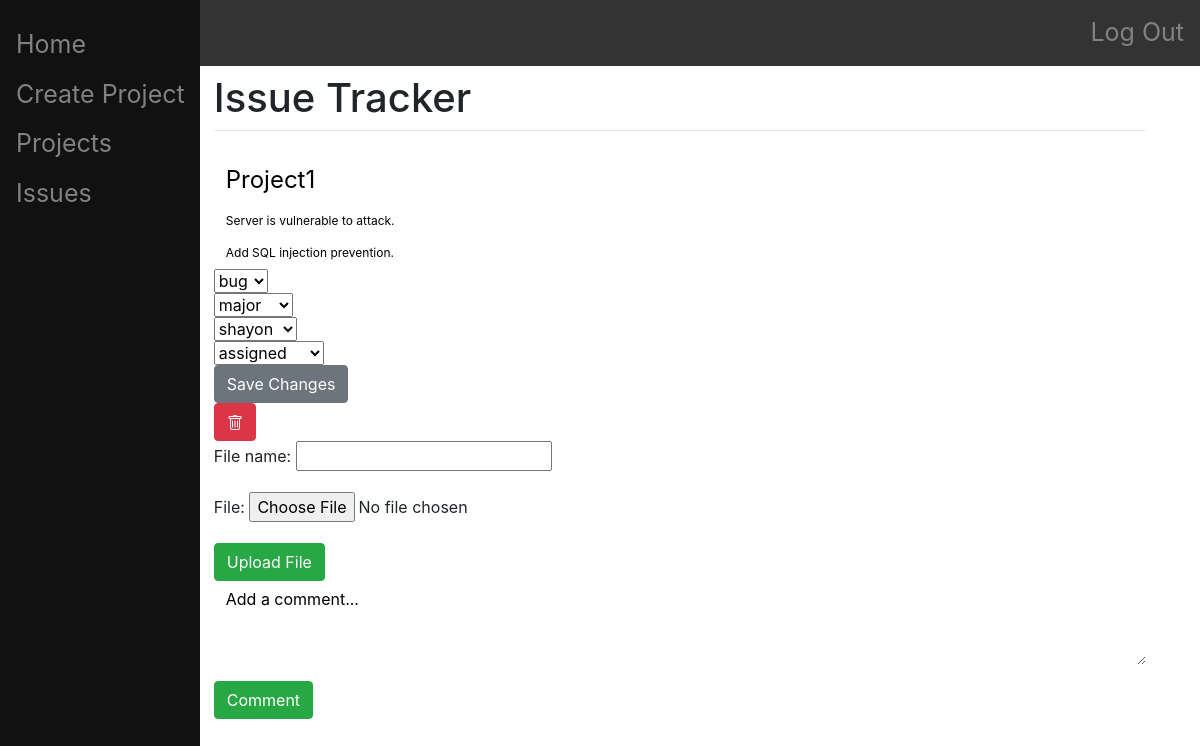
Before: /project/5/issue/5/ with the older database file.
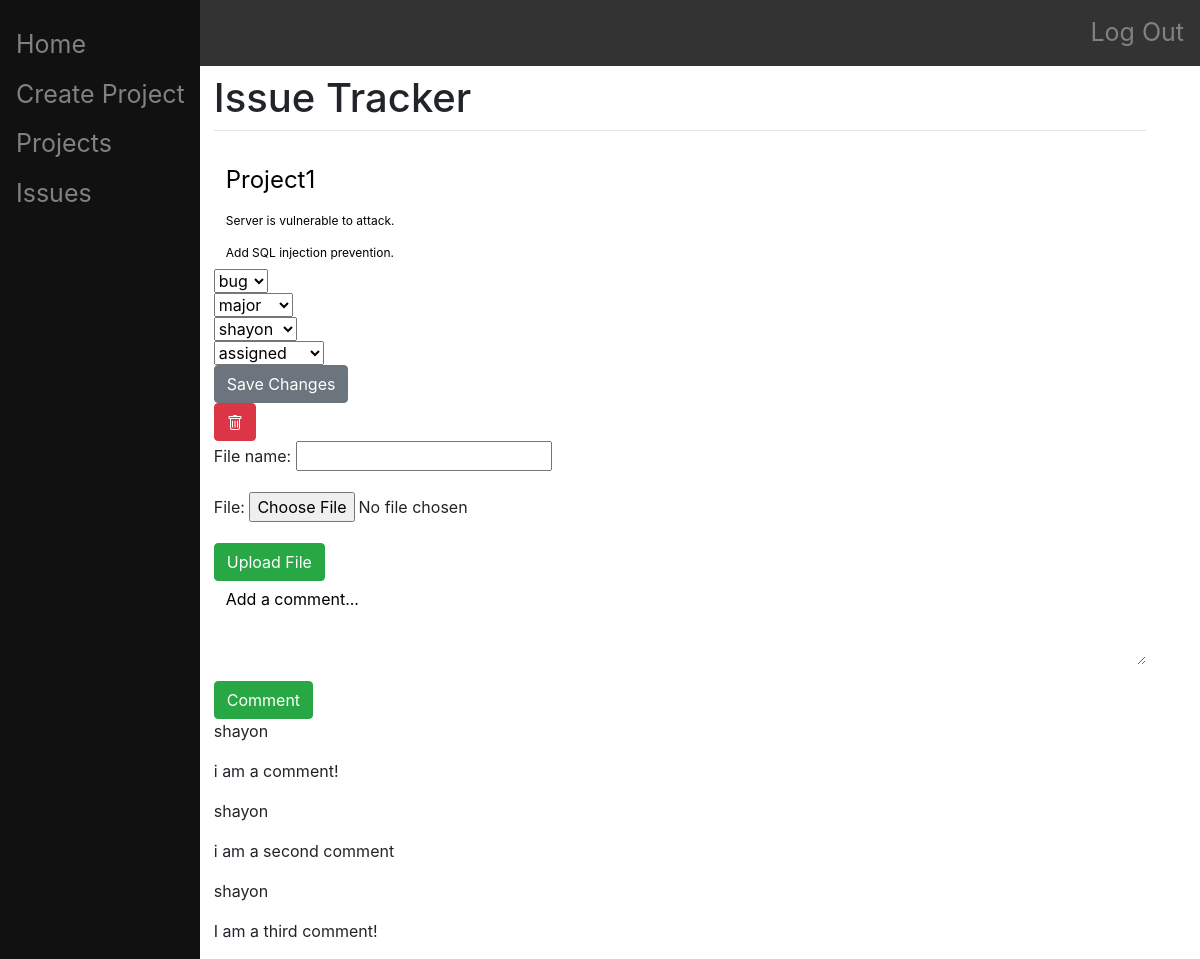
After: the same page with the newer database file.
### main/models.py (models this page shows, shortened)
class Issue(models.Model):
    project = models.ForeignKey(Project, on_delete=models.CASCADE)
    summary = models.CharField(max_length=200)
    description = models.CharField(max_length=1000)
    type = models.CharField(
        max_length = 4,
        choices = (
            ("task", "task"),
            ("bug", "bug"),
        ),
        default = "task"
    )
    priority = models.CharField(
        max_length = 7,
        choices = (
            ("blocker", "blocker"),
            ("major", "major"),
            ("minor", "minor"),
        ),
        default = "minor"
    )
    status = models.CharField(
        max_length = 11,
        choices = (
            ("assigned", "assigned"),
            ("in-progress", "in-progress"),
            ("resolved", "resolved"),
        ),
        default = "assigned"
    )
    assigner = models.ForeignKey(User, on_delete=models.CASCADE, related_name="issue_assigner", null=True)
    assignee = models.ForeignKey(User, on_delete=models.CASCADE, related_name="issue_assignee", null=True)
    date_created = models.DateTimeField(editable=False)
    date_updated = models.DateTimeField()
    files = JSONField(default=list)

class Project(models.Model):
    name = models.CharField(max_length=200)
    description = models.CharField(max_length=1000)
    creator = models.ForeignKey(User, on_delete=models.CASCADE, related_name="project", null=True)
    date_created = DateTimeField(editable=False)
    members = JSONField(default=list)

class Comment(models.Model):
    issue = models.ForeignKey(Issue, on_delete=models.CASCADE, related_name="comments")
    author = models.ForeignKey(User, on_delete=models.CASCADE)
    content = models.TextField()

### main/views.py (the view, shortened to what this page needs)
# urls.py: path("project/<int:id>/issue/<int:issue_id>/", views.issue_index, name="issue_index"),
def issue_index(response, id, issue_id):
    authenticate(response)
    for root, dirs, files in os.walk("."):
        for filename in files:
            pass
    for file in File.objects.all():
        pass
    issue = Issue.objects.get(id=issue_id)
    cf = CommentForm()
    f = FileForm()
    if issue:
        types = ["task", "bug"]
        priorities = ["minor", "major", "blocker"]
        statuses = ["assigned", "in-progress", "resolved"]
        return render(response, "main/issue-index.html", {"issue":issue,
            'comment_form':cf, 'file_form':f, 'all_files':File.objects.all(), "types":types, "priorities":priorities, "statuses":statuses})
    return render(response, "main/home.html", {})

### main/forms.py
class CommentForm(forms.ModelForm):
    content = forms.CharField(label="", widget=forms.Textarea(
        attrs ={
            'class':'form-control',
            'placeholder':'Add a comment...',
            'rows':3,
            'cols':50
        }))
    class Meta:
        model = Comment
        fields = ['content']

class FileForm(forms.ModelForm):
    class Meta:
        model = File
        fields = {'file', 'file_name'}

### main/views.py (called while the page is built)
def authenticate(response):
    if not response.user.is_authenticated:
        return HttpResponseRedirect("/login/")

### main/templates/main/issue-index.html (shortened to what this page needs)
{% extends "main/base.html" %}
{% load crispy_forms_tags %}
{% block content %}
    <form method="post" action="" class="form-group">
        <div class="form-group">
            <input type="text" name="name" style="font-size:2vw" novalidate class="form-control" id="exampleProjectName1" aria-describedby="nameHelp" placeholder="{{issue.project.name}}">
            <input type="text" name="summary" style="font-size:1vw" novalidate class="form-control" id="exampleIssueSummary1" aria-describedby="summaryHelp" placeholder="{{issue.summary}}">
            <input type="text" name="description" style="font-size:1vw" novalidate class="form-control" id="exampleIssueDescription1" aria-describedby="descriptionHelp" placeholder="{{issue.description}}">
            <select name="type" class="selectpicker">
                {% for type in types  %}
                    {% if type == issue.type %}
                        <option name="{{type}}" selected>{{type}}</option>
                    {% else %}
                        <option name="{{type}}">{{type}}</option>
                    {% endif %}
                {% endfor %}
            </select>
            <br>
            <select name="priority" class="selectpicker">
                {% if issue.priority == "minor" %}
                    <option name="minor" selected>minor</option>
                    <option name="major">major</option>
                    <option name="blocker">blocker</option>
                {% elif issue.priority == "major" %}
                    <option name="major" selected>major</option>
                {% else %}
                    <option name="minor">minor</option>
                    <option name="major">major</option>
                    <option name="blocker" selected>blocker</option>
                {% endif %}
            </select>
            <br>
            <select class="selectpicker" name="assignee" data-live-search="true">
                {% for member in issue.project.members %}
                    {% if member == issue.assignee.username %}
                        <option name="{{member.username}}" selected>{{member}}</option>
                    {% else %}
                        <option name="{{member.username}}">{{member}}</option>
                    {% endif %}
                {% endfor %}
            </select>
            <br>
            <select class="selectpicker" name="status">
                {% for status in statuses %}
                    {% if status == issue.status %}
                        <option name="{{status}}" selected>{{status}}</option>
                    {% else %}
                        <option name="{{status}}">{{status}}</option>
                    {% endif %}
                {% endfor %}
            </select>
            <br>
            <button type="submit", name="save-changes", value="save-changes", class="btn btn-secondary">Save Changes</button>
    </form>
    <form method="POST">
        <button type="submit" name="delete" value="delete" onclick="return confirm('Are you sure you want to delete this issue?')" class="btn btn-danger">
        </button>
    </form>
    <form method="POST" enctype="multipart/form-data">
        {{ file_form.as_p }}
        <button type="submit", name="upload", value="upload", class="btn btn-success">Upload File</button>
    </form>
    <form method="POST">
        {{comment_form.as_p}}
        <button type="submit", name="comment", value="save", class="btn btn-success">Comment</button>
    </form>
    {% for comment in issue.comments.all %}
        <p>{{comment.author.username}}</p>
        <p>{{comment.content}}</p>
    {% endfor %}
{% endblock %}

### main/templates/main/base.html (shortened to what this page needs)
<!doctype html>
<html>
<head>
    <link rel="stylesheet" href="https://stackpath.bootstrapcdn.com/bootstrap/4.3.1/css/bootstrap.min.css"
>
</head>
<body>
    <div class="sidenav">
            <a href="/">Home</a>
            <a href="/project">Create Project</a>
            <a href="/project/list">Projects</a>
            <a href="/issue/list">Issues</a>
    </div>
    <div class="topnav">
      <a href="/logout">Log Out</a>
    </div>
    <div id="content", name="content", class="main">
        <div class="row justify-content-center">
            <div class="col-11">
                <h1 class="mt-2">Issue Tracker</h1>
                <hr class="mt-0 mb-4">
                {% block content %}
                {% endblock %}
            </div>
        </div>
    </div>
    <link rel="stylesheet" href="https://cdn.jsdelivr.net/npm/bootstrap-select@1.13.14/dist/css/bootstrap-select.min.css">
</body>
</html>

### main/templates/main/base.html (style rules this page uses)
.sidenav { height:100%; width:200px; position: fixed; z-index:1; top:0; left:0; background-color:#111; overflow-x: :hidden; padding-top:20px; }
.sidenav a { padding:6px 8px 6px 16px; text-decoration: none; font-size:25px; color: #818181; display:block; }
.main { margin-left:160px; padding:0px 10px; }
.topnav { background-color: #333; overflow: hidden; }
.topnav a { float: right; color: #818181; text-align: right; padding: 14px 16px; text-decoration: none; font-size: 25px; }

### main/templates/main/issue-index.html (style rules this page uses)
.form-control::placeholder { color: black; opacity: 1; }
.form-control { border: 0; color: black; opacity: 1; }

Changed rows visible on the page:
added Comment: author.username "shayon", content "i am a comment!"
added Comment: author.username "shayon", content "i am a second comment"
added Comment: author.username "shayon", content "I am a third comment!"
